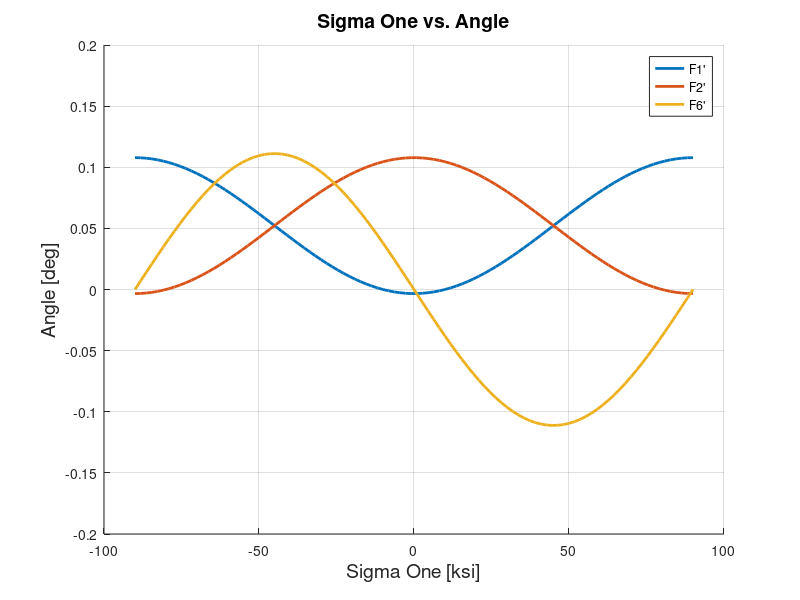

MATLAB code to generate this figure: (Note: this script raises an error after producing the figure.)
clearvars; close all; clc;

X = 150;
Xp = 100;
Y = 6;
Yp = 17;
S = 10;

%% Calculate Strength Tensors (non zero elements)

Fi = zeros(6,1);

Fi(1,1) = X^-1 - Xp^-1;
Fi(2,1) = Y^-1 - Yp^-1;

Fij = zeros(6,6);

Fij(1,1) = (X*Xp)^-1;
Fij(2,2) = (Y*Yp)^-1;
Fij(6,6) = (S)^-2;

Fij(1,2) = sqrt(Fij(1,1)*Fij(2,2));
Fij(2,1) = Fij(1,2);

%% Figure 3


T(1,1) = (Fi(1)+Fi(2))/2;
T(2,1) = (Fi(1)-Fi(2))/2;
T(3,1) = 0;

theta = linspace(-pi/2,pi/2,100);
theta_plot = theta * 180/pi;

F1p = T(1) + T(2)*cos(2*theta);
F2p = T(1) - T(2)*cos(2*theta);
F6p = 2*T(2)*sin(2*theta);

fig3 = figure; grid; hold on;
plot(theta_plot,F1p,'LineWidth',2)
plot(theta_plot,F2p,'LineWidth',2)
plot(theta_plot,F6p,'LineWidth',2);

title('Sigma One vs. Angle', 'FontSize', 14);
xlabel('Sigma One [ksi]', 'FontSize', 14);
ylabel('Angle [deg]', 'FontSize', 14);
lgd = legend('F1''','F2''','F6''');
lgd.FontSize = 10;

axis([-90 90 -0.15 0.15])

saveplots(fig3,'Figure3_Replot');


%% Figure 4


theta = linspace(-pi/2,pi,100);
theta_plot = theta * 180/pi;

F12 = [1;-1] * Fij(1,2);

U1 = (3*Fij(1,1) + 3*Fij(2,2) + 2*F12 + Fij(6,6))/8;
U2 = (Fij(1,1) - Fij(2,2))/2;
U3 = (Fij(1,1)+ Fij(2,2)-2*F12-Fij(6,6))/8;
U4 = (Fij(1,1)+ Fij(2,2)+ 6*F12-Fij(6,6))/8;
U5 = (Fij(1,1)+Fij(2,2)-2*F12+ Fij(6,6))/8;

U1_ub = (3*Fij(1,1) + 3*Fij(2,2) + 2*Fij(1,2) + Fij(6,6))/8;
U2_ub = (Fij(1,1) - Fij(2,2))/2;
U3_ub = (Fij(1,1)+ Fij(2,2)-2*Fij(1,2)-Fij(6,6))/8;
U4_ub = (Fij(1,1)+ Fij(2,2)+ 6*Fij(1,2)-Fij(6,6))/8;
U5_ub = (Fij(1,1)+Fij(2,2)-2*Fij(1,2)+ Fij(6,6))/8;

F11p_ub = (U1_ub + U2_ub*cos(2*theta) + U3_ub*cos(4*theta));
F12p_ub = U4_ub-U3_ub*cos(4*theta);
F16p_ub = -U2_ub * sin(2*theta) - (U2_ub+U5_ub)*sin(4*theta);
F66p_ub = (5*U5_ub - 4*U3_ub*cos(4*theta));

Fij(1,2) = -Fij(1,2);
U1_lb = (3*Fij(1,1) + 3*Fij(2,2) + 2*Fij(1,2) + Fij(6,6))/8;
U2_lb = (Fij(1,1) - Fij(2,2))/2;
U3_lb = (Fij(1,1)+ Fij(2,2)-2*Fij(1,2)-Fij(6,6))/8;
U4_lb = (Fij(1,1)+ Fij(2,2)+ 6*Fij(1,2)-Fij(6,6))/8;
U5_lb = (Fij(1,1)+Fij(2,2)-2*Fij(1,2)+ Fij(6,6))/8;

F11p_lb = (U1_lb + U2_lb*cos(2*theta) + U3_lb*cos(4*theta));
F12p_lb = U4_lb-U3_lb*cos(4*theta);
F16p_lb = -U2_lb * sin(2*theta) - (U2_lb+U5_lb)*sin(4*theta);
F66p_lb = (5*U5_lb - 4*U3_lb*cos(4*theta));


fig4 = figure
subplot(2,1,1);
hold on; grid
plot(theta_plot,F11p_ub,'LineWidth',2); 
plot(theta_plot,F11p_lb,'LineWidth',2); 
axis([-90 180 0 0.012]);
title('F11''', 'FontSize', 14);
xlabel('Sigma One [ksi]', 'FontSize', 14);
ylabel('Angle [deg]', 'FontSize', 14);
lgd = legend('Upper Bound', 'Lower Bound');
lgd.FontSize = 10;

subplot(2,1,2)
hold on;grid; 
plot(theta_plot,F16p_ub,'LineWidth',2); 
plot(theta_plot,F16p_lb,'LineWidth',2);

title('F16''', 'FontSize', 14);
xlabel('Sigma One [ksi]', 'FontSize', 14);
ylabel('Angle [deg]', 'FontSize', 14);
lgd = legend('Upper Bound', 'Lower Bound');
lgd.FontSize = 10;

axis([-90 180 -0.01 0.01]);

saveplots(fig4,'Figure4_Replot');


%% Plot 6

theta = linspace(0,pi/2,100);
theta_plot = theta * 180/pi;

F1p = 0.0523 - 0.0556*cos(2*theta);
F11p = (U1 + U2*cos(2*theta) + U3*cos(4*theta));
F11p_ub = (U1_ub + U2_ub*cos(2*theta) + U3_ub*cos(4*theta));
F11p_lb = (U1_lb + U2_lb*cos(2*theta) + U3_lb*cos(4*theta));

for ii=1:length(theta)
    s1_p_ub(ii) = (-F1p(ii) + sqrt(F1p(ii)^2 + 4*F11p_ub(ii))) / (2*F11p_ub(ii));
    s1_p_lb(ii) = (-F1p(ii) + sqrt(F1p(ii)^2 + 4*F11p_lb(ii))) / (2*F11p_lb(ii));
    s1_m_ub(:,ii) = (-F1p(ii) - sqrt(F1p(ii)^2 + 4*F11p_ub(ii))) / (2*F11p_ub(ii));
    s1_m_lb(:,ii) = (-F1p(ii) - sqrt(F1p(ii)^2 + 4*F11p_lb(ii))) / (2*F11p_lb(ii));
end

fig6 = figure; grid;
hold on;
plot(theta_plot,s1_p_ub,'LineWidth',2)
plot(theta_plot,s1_p_lb,'LineWidth',2)
plot(theta_plot,s1_m_ub,'LineWidth',2)
plot(theta_plot,s1_m_lb,'LineWidth',2)

title('Sigma One vs. Angle', 'FontSize', 14);
xlabel('Sigma One [ksi]', 'FontSize', 14);
ylabel('Angle [deg]', 'FontSize', 14);
lgd = legend('Pos. Upper Bound', 'Pos. Lower Bound', 'Neg. Upper Bound', 'Neg. Lower Bound');
lgd.FontSize = 10;

saveplots(fig6,'Figure6_Replot');


%% Plot 7

theta = linspace(0,pi/2,100);
theta_plot = theta * 180/pi;

F6p = 2*T(2)*sin(2*theta);
F66p_ub = (4*U5_ub - 4*U3_ub*cos(4*theta));
F66p_lb = (4*U5_lb - 4*U3_lb*cos(4*theta));

for ii=1:length(theta)
    s6_p_ub(ii) = (-F6p(ii) + sqrt(F6p(ii)^2 + 4*F66p_ub(ii))) / (2*F66p_ub(ii));
    s6_p_lb(ii) = (-F6p(ii) + sqrt(F6p(ii)^2 + 4*F66p_lb(ii))) / (2*F66p_lb(ii));
    s6_m_ub(ii) = (-F6p(ii) - sqrt(F6p(ii)^2 + 4*F66p_ub(ii))) / (2*F66p_ub(ii));
    s6_m_lb(ii) = (-F6p(ii) - sqrt(F6p(ii)^2 + 4*F66p_lb(ii))) / (2*F66p_lb(ii));
end

fig7 = figure
grid
hold on;
plot(theta_plot,s6_p_ub,'LineWidth',2)
plot(theta_plot,s6_p_lb,'LineWidth',2)
plot(theta_plot,s6_m_ub,'LineWidth',2)
plot(theta_plot,s6_m_lb,'LineWidth',2)
axis([0 90 -15 25])

title('Sigma Six vs. Angle', 'FontSize', 14);
xlabel('Sigma Six [ksi]', 'FontSize', 14);
ylabel('Angle [deg]', 'FontSize', 14);
lgd = legend('Pos. Upper Bound', 'Pos. Lower Bound', 'Neg. Upper Bound', 'Neg. Lower Bound');
lgd.FontSize = 10;

saveplots(fig7,'Figure7_Replot');
